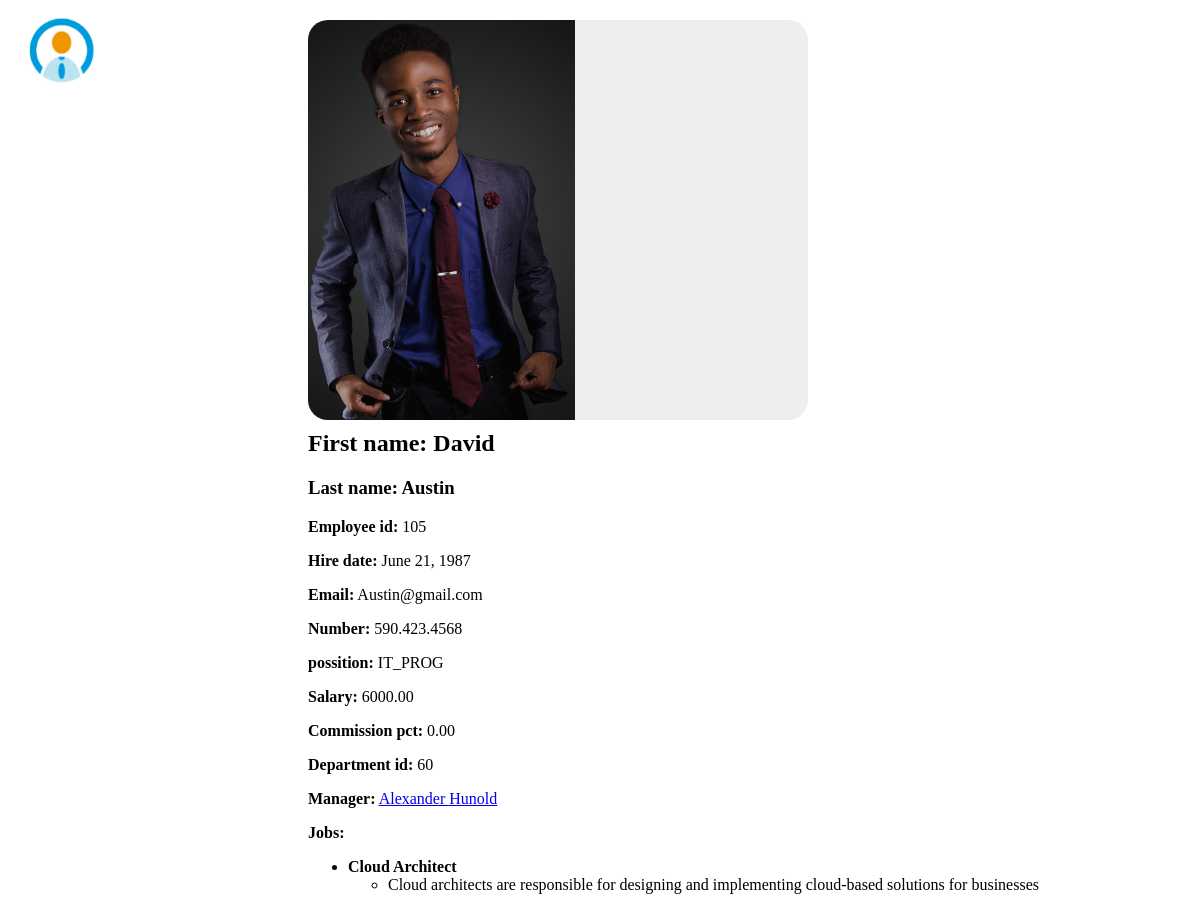
Screenshot of /105/ with the database file from the repository.
### workers/models.py (models this page shows, shortened)
class Workers(models.Model):
    EMPLOYEE_ID = models.IntegerField(primary_key=True)
    IMAGE = models.ImageField(upload_to='media/', null=True, blank=True)
    FIRST_NAME = models.CharField(max_length=50)
    LAST_NAME = models.CharField(max_length=50)
    EMAIL = models.EmailField(max_length=254)
    PHONE_NUMBER = models.CharField(max_length=20)
    HIRE_DATE = models.DateField()
    JOB_ID = models.CharField(max_length=10)
    SALARY = models.DecimalField(max_digits=8, decimal_places=2)
    COMMISSION_PCT = models.DecimalField(max_digits=2, decimal_places=2, null=True, blank=True)
    DEPARTMENT_ID = models.IntegerField()
    MANAGER = models.ForeignKey('self', on_delete=models.SET_NULL, null=True, blank=True, related_name='employees')

class Job(models.Model):
    title = models.CharField(max_length=100)
    workers = models.ManyToManyField(Workers, related_name='jobs')

class Paradigm(models.Model):
    name = models.CharField(max_length=100)
    job = models.ForeignKey(Job, on_delete=models.CASCADE, related_name='paradigms')

### workers/views.py (the view)
def detail(request, EMPLOYEE_ID):
    cache_key = f'worker_{EMPLOYEE_ID}'
    worker = cache.get(cache_key)
    if worker is None:
        worker = Workers.objects.get(EMPLOYEE_ID=EMPLOYEE_ID)
        cache.set(cache_key, worker, timeout=None)
    return render(request, 'workers/detail.html', {'worker':worker})

### templates/workers/detail.html (shortened to what this page needs)
{% extends 'base.html' %}
{% block content %}
<form method="POST" enctype="multipart/form-data">
  <div class="worker-detail-pic">
    <img src="{{worker.IMAGE.url}}">
  </div>
  <div class="worker-detail">
    <h2>First name: {{worker.FIRST_NAME}}</h2>
    <h3>Last name: {{worker.LAST_NAME}}</h3>
    <p><b>Employee id:</b> {{worker.EMPLOYEE_ID}}</p>
    <p><b>Hire date:</b> {{worker.HIRE_DATE}}</p>
    <p><b>Email:</b> {{worker.EMAIL}}</p>
    <p><b>Number:</b> {{worker.PHONE_NUMBER}}</p>
    <p><b>possition:</b> {{worker.JOB_ID}}</p>
    <p><b>Salary:</b> {{worker.SALARY}}</p>
    <p><b>Commission pct:</b> {{worker.COMMISSION_PCT}}</p>
    <p><b>Department id:</b> {{worker.DEPARTMENT_ID}}</p>
    {% if worker.MANAGER %}
        <p><b>Manager:</b> <a href="{% url 'worker:detail' EMPLOYEE_ID=worker.MANAGER.EMPLOYEE_ID %}">
            {{worker.MANAGER.FIRST_NAME}} {{worker.MANAGER.LAST_NAME}}
        </a></p>
    {% endif %}
    <p><b>Jobs:</b></p>
    <ul>
    {% for job in worker.jobs.all %}
        <li><b>{{ job.title }}</b>
            <ul>
                {% for paradigm in job.paradigms.all %}
                    <li>{{ paradigm.name }}</li>
                {% endfor %}
            </ul>
        </li>
    {% endfor %}
    </ul>
  </div>
</form>
{% endblock %}

### static/styles.css (style rules this page uses)
.worker-detail-pic { width: 500px; height: 400px; margin: 10px; margin-left: 300px; margin-top:20px ; display: block; justify-content: center; align-items: center; background-color: #eee; overflow: hidden; border-radius: 20px; }
.worker-detail { margin-left: 300px; margin-top: -10px; font-size: medium; }
.worker-detail-pic img { max-width: 100%; max-height: 100%; object-fit: fill; }

### rows the page displays
Workers: IMAGE (picture), FIRST_NAME "David", LAST_NAME "Austin", EMPLOYEE_ID "105", HIRE_DATE "June 21, 1987", EMAIL "Austin@gmail.com", PHONE_NUMBER "590.423.4568", JOB_ID "IT_PROG", SALARY "6000.00", COMMISSION_PCT "0.00", DEPARTMENT_ID "60", MANAGER.FIRST_NAME "Alexander", MANAGER.LAST_NAME "Hunold"
Job: title "Cloud Architect"
Paradigm: name "Cloud architects are responsible for designing and implementing cloud-based solutions for businesses"
